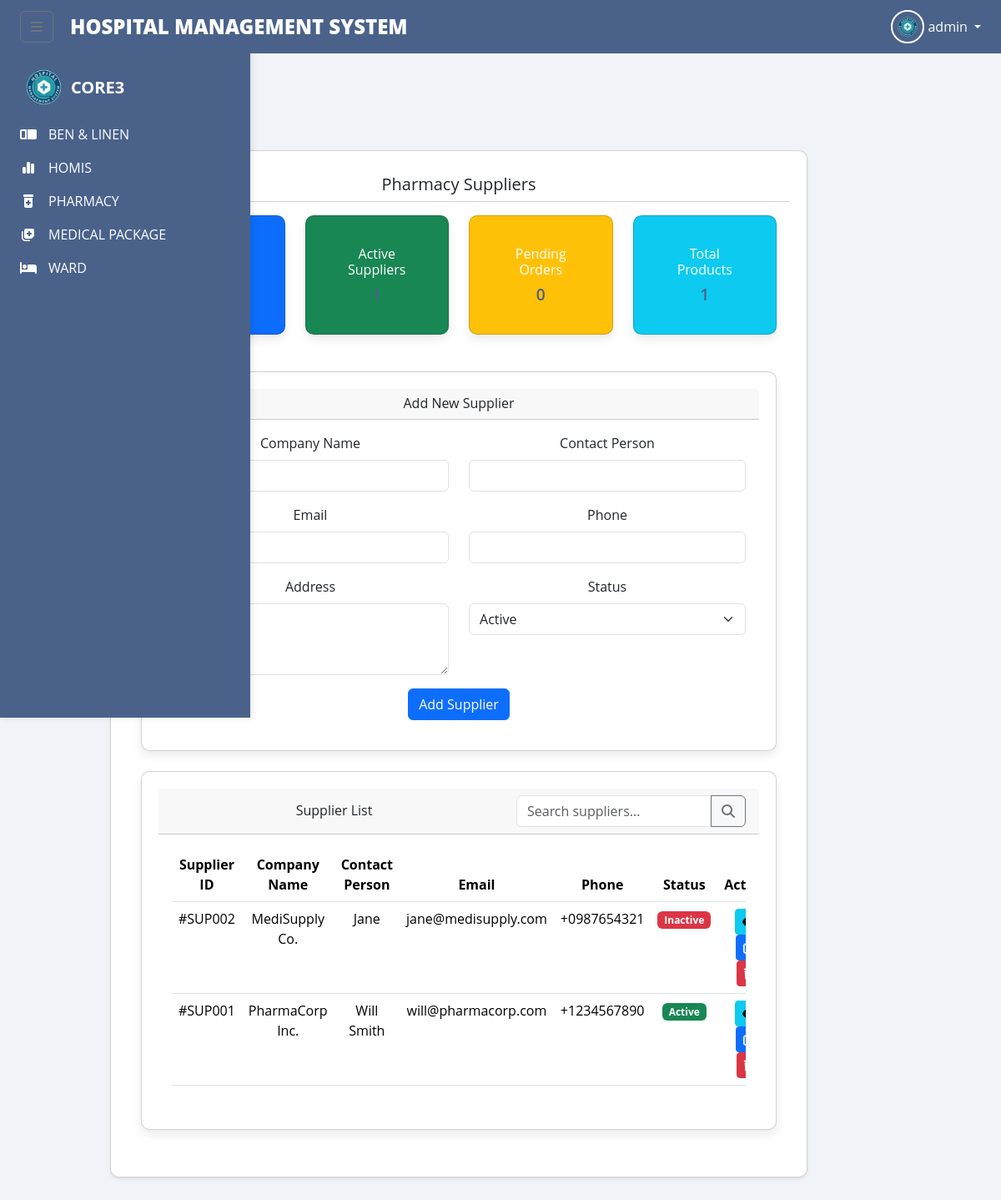
Screenshot of /pharmacy_suppliers.php (signed in) with the database file from the repository.
### tables this page shows
CREATE TABLE `pharmacy_suppliers` (
  `supplier_id` int(11) NOT NULL,
  `company_name` varchar(255) NOT NULL,
  `contact_person` varchar(255) NOT NULL,
  `email` varchar(255) NOT NULL,
  `phone` varchar(50) NOT NULL,
  `address` text NOT NULL,
  `status` enum('active','inactive') DEFAULT 'active',
  `created_at` timestamp NOT NULL DEFAULT current_timestamp()
);

### pharmacy_suppliers.php (the view, shortened to what this page needs)
<?php
include 'config.php';
$total_suppliers = 0;
$active_suppliers = 0;
$pending_orders = 0;
$total_products = 0;
$result = $conn->query("SELECT
    COUNT(*) as total_suppliers,
    SUM(CASE WHEN status = 'active' THEN 1 ELSE 0 END) as active_suppliers
FROM pharmacy_suppliers");
if ($result && $row = $result->fetch_assoc()) {
    $total_suppliers = $row['total_suppliers'];
    $active_suppliers = $row['active_suppliers'];
}
$result = $conn->query("SELECT COUNT(*) as pending_orders FROM pharmacy_orders WHERE status = 'pending'");
if ($result && $row = $result->fetch_assoc()) {
    $pending_orders = $row['pending_orders'];
}
$result = $conn->query("SELECT COUNT(*) as total_products FROM pharmacy_inventory");
if ($result && $row = $result->fetch_assoc()) {
    $total_products = $row['total_products'];
}
$suppliers = [];
$result = $conn->query("SELECT * FROM pharmacy_suppliers ORDER BY company_name");
if ($result && $result->num_rows > 0) {
    while ($row = $result->fetch_assoc()) {
        $suppliers[] = $row;
    }
}
?>
<!DOCTYPE html>
<html lang="en">
<head>
    <link href="https://cdn.jsdelivr.net/npm/bootstrap@5.3.3/dist/css/bootstrap.min.css" rel="stylesheet">
    <link rel="stylesheet" href="https://cdnjs.cloudflare.com/ajax/libs/font-awesome/6.5.2/css/all.min.css">
    <link href='https://unpkg.com/boxicons@2.1.4/css/boxicons.min.css' rel='stylesheet'>
    <link rel="stylesheet" href="../components/tm.css">
</head>
<body>
    <?php include_once 'index.php'; ?>
    <div class="main-content">
        <div class="container-fluid">
            <div class="row">
                <div class="col-12">
                    <div class="card shadow-sm">
                        <div class="card-header bg-white">
                            <h5 class="mb-0">Pharmacy Suppliers</h5>
                        </div>
                        <div class="card-body">
                            <div class="row mb-4">
                                <div class="col-md-3">
                                    <div class="card bg-primary text-white">
                                        <div class="card-body">
                                            <h6 class="card-title">Total Suppliers</h6>
                                            <h3 class="mb-0"><?php echo $total_suppliers; ?></h3>
                                        </div>
                                    </div>
                                </div>
                                <div class="col-md-3">
                                    <div class="card bg-success text-white">
                                        <div class="card-body">
                                            <h6 class="card-title">Active Suppliers</h6>
                                            <h3 class="mb-0"><?php echo $active_suppliers; ?></h3>
                                        </div>
                                    </div>
                                </div>
                                <div class="col-md-3">
                                    <div class="card bg-warning text-white">
                                        <div class="card-body">
                                            <h6 class="card-title">Pending Orders</h6>
                                            <h3 class="mb-0"><?php echo $pending_orders; ?></h3>
                                        </div>
                                    </div>
                                </div>
                                <div class="col-md-3">
                                    <div class="card bg-info text-white">
                                        <div class="card-body">
                                            <h6 class="card-title">Total Products</h6>
                                            <h3 class="mb-0"><?php echo $total_products; ?></h3>
                                        </div>
                                    </div>
                                </div>
                            </div>
                            <div class="card mb-4">
                                <div class="card-header">
                                    <h6 class="mb-0">Add New Supplier</h6>
                                </div>
                                <div class="card-body">
                                    <form id="newSupplierForm" method="POST">
                                        <div class="row">
                                            <div class="col-md-6 mb-3">
                                                <label class="form-label">Company Name</label>
                                                <input type="text" name="company_name" class="form-control" required>
                                            </div>
                                            <div class="col-md-6 mb-3">
                                                <label class="form-label">Contact Person</label>
                                                <input type="text" name="contact_person" class="form-control" required>
                                            </div>
                                        </div>
                                        <div class="row">
                                            <div class="col-md-6 mb-3">
                                                <label class="form-label">Email</label>
                                                <input type="email" name="email" class="form-control" required>
                                            </div>
                                            <div class="col-md-6 mb-3">
                                                <label class="form-label">Phone</label>
                                                <input type="tel" name="phone" class="form-control" required>
                                            </div>
                                        </div>
                                        <div class="row">
                                            <div class="col-md-6 mb-3">
                                                <label class="form-label">Address</label>
                                                <textarea name="address" class="form-control" rows="3" required></textarea>
                                            </div>
                                            <div class="col-md-6 mb-3">
                                                <label class="form-label">Status</label>
                                                <select name="status" class="form-select" required>
                                                    <option value="active">Active</option>
                                                </select>
                                            </div>
                                        </div>
                                        <button type="submit" name="add_supplier" class="btn btn-primary">Add Supplier</button>
                                    </form>
                                </div>
                            </div>
                            <div class="card">
                                <div class="card-header">
                                    <div class="row align-items-center">
                                        <div class="col">
                                            <h6 class="mb-0">Supplier List</h6>
                                        </div>
                                        <div class="col-auto">
                                            <div class="input-group">
                                                <input type="text" class="form-control" id="supplierSearch" placeholder="Search suppliers...">
                                                <button class="btn btn-outline-secondary" type="button" onclick="searchSuppliers()">
                                                    <i class="fas fa-search"></i>
                                                </button>
                                            </div>
                                        </div>
                                    </div>
                                </div>
                                <div class="card-body">
                                    <div class="table-responsive">
                                        <table class="table">
                                            <thead>
                                                <tr>
                                                    <th>Supplier ID</th>
                                                    <th>Company Name</th>
                                                    <th>Contact Person</th>
                                                    <th>Email</th>
                                                    <th>Phone</th>
                                                    <th>Status</th>
                                                    <th>Actions</th>
                                                </tr>
                                            </thead>
                                            <tbody>
                                                <?php foreach ($suppliers as $supplier): ?>
                                                <tr>
                                                    <td>#SUP<?php echo str_pad($supplier['supplier_id'], 3, '0', STR_PAD_LEFT); ?></td>
                                                    <td><?php echo htmlspecialchars($supplier['company_name']); ?></td>
                                                    <td><?php echo htmlspecialchars($supplier['contact_person']); ?></td>
                                                    <td><?php echo htmlspecialchars($supplier['email']); ?></td>
                                                    <td><?php echo htmlspecialchars($supplier['phone']); ?></td>
                                                    <td>
                                                        <?php if ($supplier['status'] == 'active'): ?>
                                                            <span class="badge bg-success">Active</span>
                                                        <?php else: ?>
                                                            <span class="badge bg-danger">Inactive</span>
                                                        <?php endif; ?>
                                                    </td>
                                                    <td>
                                                        <button class="btn btn-sm btn-info" onclick="viewSupplier(<?php echo $supplier['supplier_id']; ?>, '<?php echo htmlspecialchars(addslashes($supplier['company_name'])); ?>', '<?php echo htmlspecialchars(addslashes($supplier['contact_person'])); ?>', '<?php echo htmlspecialchars(addslashes($supplier['email'])); ?>', '<?php echo htmlspecialchars(addslashes($supplier['phone'])); ?>', '<?php echo htmlspecialchars(addslashes($supplier['address'])); ?>', '<?php echo $supplier['status']; ?>')">
                                                            <i class="fas fa-eye"></i>
                                                        </button>
                                                        <button class="btn btn-sm btn-primary" onclick="editSupplier(<?php echo $supplier['supplier_id']; ?>, '<?php echo htmlspecialchars(addslashes($supplier['company_name'])); ?>', '<?php echo htmlspecialchars(addslashes($supplier['contact_person'])); ?>', '<?php echo htmlspecialchars(addslashes($supplier['email'])); ?>', '<?php echo htmlspecialchars(addslashes($supplier['phone'])); ?>', '<?php echo htmlspecialchars(addslashes($supplier['address'])); ?>', '<?php echo $supplier['status']; ?>')">
                                                            <i class="fas fa-edit"></i>
                                                        </button>
                                                        <a href="pharmacy_suppliers.php?delete=1&id=<?php echo $supplier['supplier_id']; ?>" class="btn btn-sm btn-danger" onclick="return confirm('Are you sure you want to delete this supplier?')">
                                                            <i class="fas fa-trash"></i>
                                                        </a>
                                                    </td>
                                                </tr>
                                                <?php endforeach; ?>
                                            </tbody>
                                        </table>
                                    </div>
                                </div>
                            </div>
                        </div>
                    </div>
                </div>
            </div>
        </div>
    </div>
</body>
</html>

### pharmacy_suppliers.php (style rules this page uses)
.main-content { margin-left: 300px; transition: margin-left 0.3s; padding: 20px; width: calc(100% - 300px); }
.container-fluid { padding: 0; margin: 0; width: 100%; }
.card { margin-bottom: 20px; }

### index.php (style rules this page uses)
body { font-family: 'Open Sans', sans-serif; background-color: #F0F4F8; }
.main-content { margin-left: 0; transition: margin-left 0.3s; padding-top: 64px; }
#sidebar:not(.collapsed) ~ .main-content { margin-left: 100px; }
.card { background-color: #fff; border-radius: 10px; box-shadow: 0 6px 12px rgba(0,0,0,0.08); padding: 20px; flex: 1 1 250px; text-align: center; transition: transform 0.3s, box-shadow 0.3s; }
.card h3 { color: #4A628A; margin-bottom: 15px; font-size: 1.2em; font-weight: 600; }

### rows the page displays
pharmacy_suppliers: supplier_id "002", company_name "MediSupply Co.", contact_person "Jane", email "jane@medisupply.com", phone "+0987654321", status "Inactive"
pharmacy_suppliers: supplier_id "001", company_name "PharmaCorp Inc.", contact_person "Will Smith", email "will@pharmacorp.com", phone "+1234567890", status "Active"

### other values shown
$_SESSION['account_type'] "admin"
$pending_orders "0"
$total_products "1"
